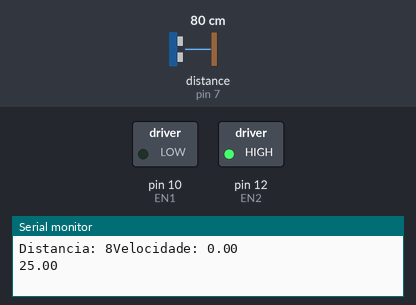
The sketch below on a simulated Arduino Uno, built with avr-gcc and run on an emulated ATmega328P. Parts: switched loads named in the sketch (green lamp = pin HIGH), the last lines printed to the serial monitor. Wiring (inferred from the names in the program): ultrasonic range finder: trigger pin 8; echo pin 7. Dashed ring = blinking. The inputs (shaded band) are chosen by the test bench; at power-on: distance to the obstacle (sensor on pin 7) 80 cm. The echo pulse lasts 58.3 µs per cm; pins used as bus, display or sensor lines are not drawn.

Above: at 0.8 s.
1.5 s: distance to the obstacle (sensor on pin 7) set to 250 cm
At 3.2 s:
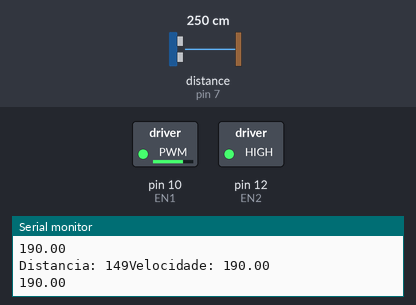
4.3 s: distance to the obstacle (sensor on pin 7) set to 54 cm
6.7 s: distance to the obstacle (sensor on pin 7) set to 46 cm
At 8.25 s:
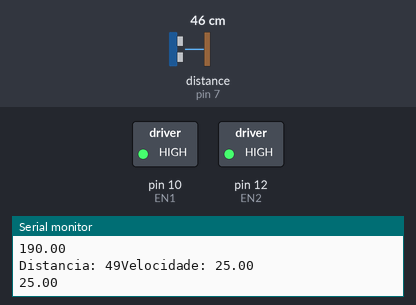
9.7 s: distance to the obstacle (sensor on pin 7) set to 60 cm
12.7 s: distance to the obstacle (sensor on pin 7) set to 18 cm
At 14.15 s:
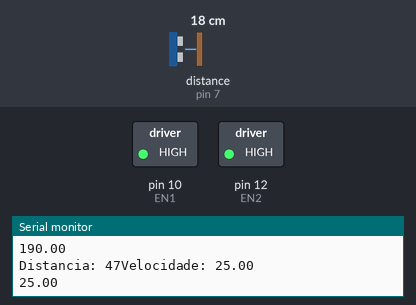
Timing chart, 0 to 16.7 s (numbered marks = the images above; inputs shaded):
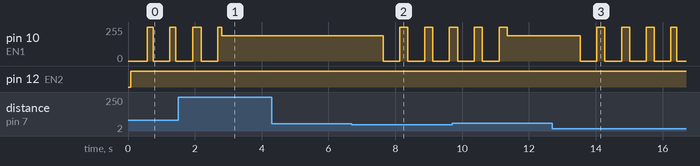

The sketch:

FUNCIONAL.ino
```cpp
#include <Fuzzy.h>
#include <FuzzyComposition.h>
#include <FuzzyInput.h>
#include <FuzzyIO.h>
#include <FuzzyOutput.h>
#include <FuzzyRule.h>
#include <FuzzyRuleAntecedent.h>
#include <FuzzyRuleConsequent.h>
#include <FuzzySet.h>

//variable a tener x cantidad de lectura
const int numofReadings = 10;
//numeros de lecturas para tomar / articulos de la matriz
int readings[numofReadings];
//almacena la distancia leidas en el arreglo
int arrayIndex = 0;
//arrayIndex de el elemento actual en la matriz
int total = 0;
//Tiempo de pulso en Micro segundos
unsigned long pulseTime = 0;
// variable for storing the distance (cm)
unsigned long dist = 0;
// almacena el total acumulado
int averageDistance = 0;
// DYP-ME007 echo pin (digital 5)
int echoPin = 7;
int initPin = 8;
//Inicializando motor 1 derecha
int EN1 = 10; //HACE CORRER HACIA DELANTE


//Iniciando motor 2 izquierda
int EN2 = 12;

Fuzzy* fuzzy = new Fuzzy();

void setup() {
  Serial.begin(9600);
  pinMode(EN1,HIGH); //motor 1 derecha
  pinMode(EN2,HIGH); //motor 2 izquierda
  pinMode(initPin, OUTPUT); /*activación del pin 8 como salida: para el pulso ultrasónico*/
  pinMode(echoPin, INPUT); /*activación del pin 7 como entrada: tiempo del rebote del ultrasonido*/

for(int thisReading=0;thisReading>numofReadings;thisReading++){readings[thisReading]=0;}

FuzzyInput* distancia=new FuzzyInput(1);
FuzzySet* chica = new FuzzySet(0, 20, 20, 40); // Distancia pequena
  distancia->addFuzzySet(chica); // Adicionando o FuzzySet small em distance
  FuzzySet* seguro = new FuzzySet(30, 50, 50, 70); // Distancia segura
  distancia->addFuzzySet(seguro); // Adicionando o FuzzySet safe em distance
  FuzzySet* grande= new FuzzySet(60, 80, 80, 80); // Distancia grande
  distancia->addFuzzySet(grande); // Adicionando o FuzzySet big em distance

  fuzzy->addFuzzyInput(distancia); // Adicionando o FuzzyInput no objeto Fuzzy

FuzzyOutput* velocidad1=new FuzzyOutput(1);

 FuzzySet* Detenido = new FuzzySet(LOW, HIGH, HIGH, LOW); // Velocidade lenta
  velocidad1->addFuzzySet(Detenido); // Adicionando o FuzzySet slow em velocity
  FuzzySet* Normal = new FuzzySet(10, 20, 30, 40); // Velocidade normal
  velocidad1->addFuzzySet(Normal);

  fuzzy->addFuzzyOutput(velocidad1);


  FuzzyOutput* velocidad2=new FuzzyOutput(2);
  FuzzySet* Detenido2=new FuzzySet(HIGH,LOW,HIGH,LOW);
  velocidad2->addFuzzySet(Detenido2);
  FuzzySet* Normal2 = new FuzzySet(10,20,30,40);
  velocidad2->addFuzzySet(Normal2);

  fuzzy->addFuzzyOutput(velocidad2);

  FuzzyRuleAntecedent* ifDistanciaChica=new FuzzyRuleAntecedent();
  ifDistanciaChica->joinSingle(chica);
  FuzzyRuleConsequent* thenVelocidad1DetenidoAndVelocidad2Normal=new FuzzyRuleConsequent();
  thenVelocidad1DetenidoAndVelocidad2Normal->addOutput(Detenido);
  thenVelocidad1DetenidoAndVelocidad2Normal->addOutput(Normal2);
  FuzzyRule* Regla1=new FuzzyRule(1,ifDistanciaChica,thenVelocidad1DetenidoAndVelocidad2Normal);
    fuzzy->addFuzzyRule(Regla1);


  FuzzyRuleAntecedent* ifDistanciaSeguro=new FuzzyRuleAntecedent();
  ifDistanciaSeguro->joinSingle(seguro);
  FuzzyRuleConsequent* thenVelocidad1NormalAndVelocidad2Detenido=new FuzzyRuleConsequent();

  thenVelocidad1NormalAndVelocidad2Detenido->addOutput(Normal);
  thenVelocidad1NormalAndVelocidad2Detenido->addOutput(Detenido2);
  FuzzyRule* Regla2=new FuzzyRule(2,ifDistanciaSeguro,thenVelocidad1NormalAndVelocidad2Detenido);
    fuzzy->addFuzzyRule(Regla2);

    FuzzyRuleAntecedent* ifDistanciaGrande=new FuzzyRuleAntecedent();
  ifDistanciaGrande->joinSingle(grande);
  FuzzyRuleConsequent* thenVelocidad1NormalAndVelocidad2Normal=new FuzzyRuleConsequent();
  thenVelocidad1NormalAndVelocidad2Normal->addOutput(Normal);
  thenVelocidad1NormalAndVelocidad2Detenido->addOutput(Normal2);
  FuzzyRule* Regla3=new FuzzyRule(2,ifDistanciaSeguro,thenVelocidad1NormalAndVelocidad2Detenido);
    fuzzy->addFuzzyRule(Regla3);


}

void loop() {

  digitalWrite(initPin, HIGH);
  // wait 10 microseconds before turning off
  delayMicroseconds(10);
  // stop sending the pulse
  digitalWrite(initPin, LOW);

  // Look for a return pulse, it should be high as the pulse goes low-high-low
  pulseTime = pulseIn(echoPin, HIGH);
  // Distance = pulse time / 58 to convert to cm.
  dist = pulseTime/58;
  // subtract the last distance
  total = total - readings[arrayIndex];
  // add distance reading to array
  readings[arrayIndex] = dist;
  // add the reading to the total
  total = total + readings[arrayIndex];

  arrayIndex = arrayIndex + 1;
  // go to the next item in the array
  // At the end of the array (10 items) then start again
  if (arrayIndex >= numofReadings) {
    arrayIndex = 0;
  }
  // calculate the average distance
  averageDistance = total / numofReadings;
  // print out the average distance to the debugger

  fuzzy->setInput(1, averageDistance);

  fuzzy->fuzzify();

  float output1 = fuzzy->defuzzify(1);
  float output2 = fuzzy->defuzzify(2);
  output1=round(output1);
  output2=round(output2);

  if(averageDistance<50){
  output1=output1;
  output2=output2;
  analogWrite(EN1,output1);
  analogWrite(EN2,output2);
    digitalWrite(10,LOW);
      digitalWrite(11,HIGH);
      digitalWrite(12,HIGH);
      digitalWrite(13,LOW);
      delay(500);
      digitalWrite(10,HIGH);
      digitalWrite(11,LOW);
      digitalWrite(12,HIGH);
      digitalWrite(13,LOW);

  }
  else{
  output1=190;
  output2=190;
  analogWrite(EN1,output1);
  analogWrite(EN2,output2);
  }
  Serial.print("Distancia: ");
  Serial.print(averageDistance);
  Serial.print("Velocidade: ");
  Serial.println(output1);
  Serial.println(output2);
  // wait 100 milli seconds before looping again
  delay(100);


  // put your main code here, to run repeatedly:

}
```

Measured:
- the behaviour switches between 51 and 50 cm on distance to the obstacle (sensor on pin 7) (found by bisection; images 1 and 2)
- after the input at 6.7 s, pin 10 (EN1): alternates 255/255 for 0.24 s and 0/255 for 0.50 s, starting after 0.93 s
- after the input at 12.7 s, pin 10 (EN1): alternates 255/255 for 0.24 s and 0/255 for 0.50 s, starting after 0.83 s
